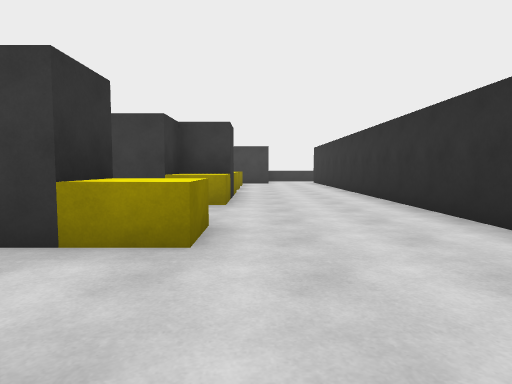
View 1 (above)

18 first-person views from a walk through a scene from a Unity 3-D project. The camera is 1.2 m above the floor, tilts 4° down and sees 75° across. Doors are open. The floor is counted in squares, 2 m on a side. Each view is taken from the middle of a square. On the plan, view 1 faces up. The plan holds only what a view shows up to about 10 squares ahead; the rest is blank. The place goes on beyond the plan. The player is left out.

View 2
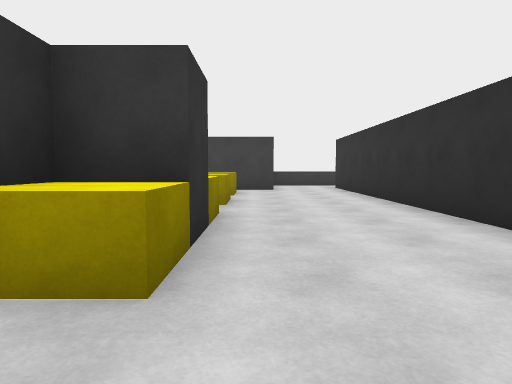

View 3
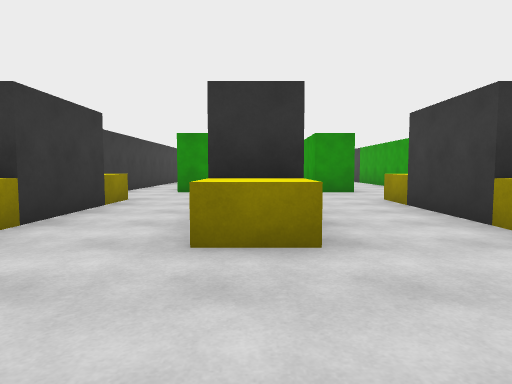

View 4
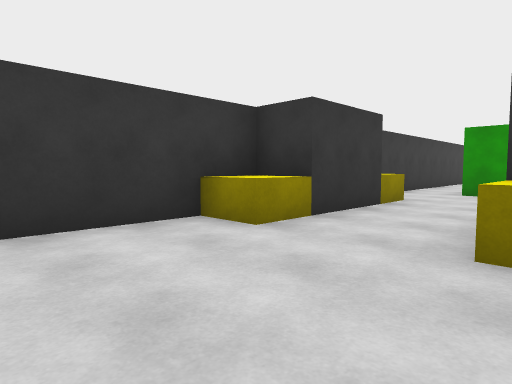

View 5
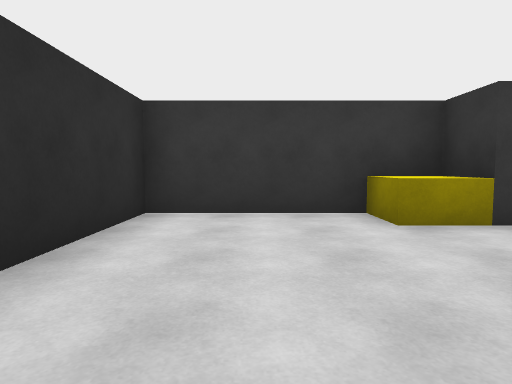

View 6
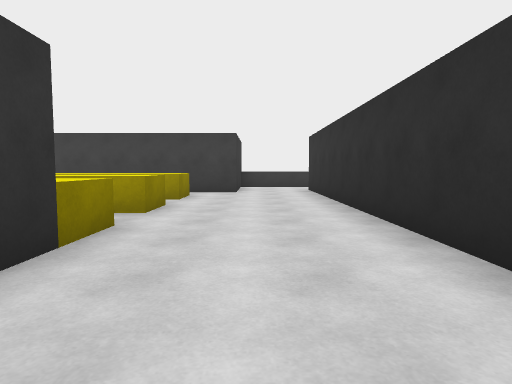

View 7
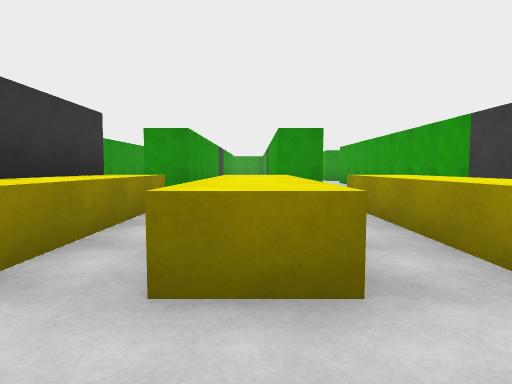

View 8
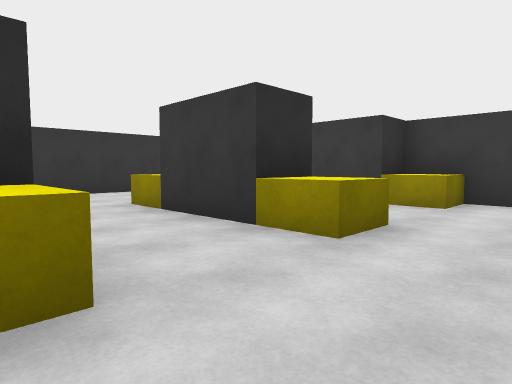

View 9
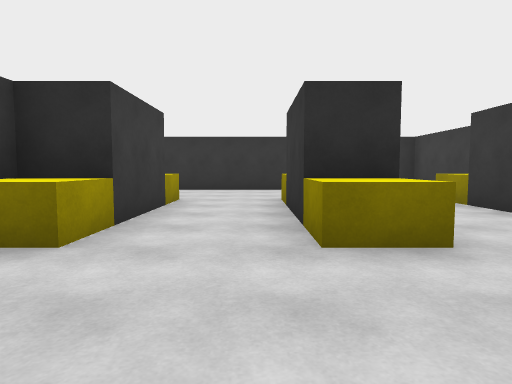

View 10
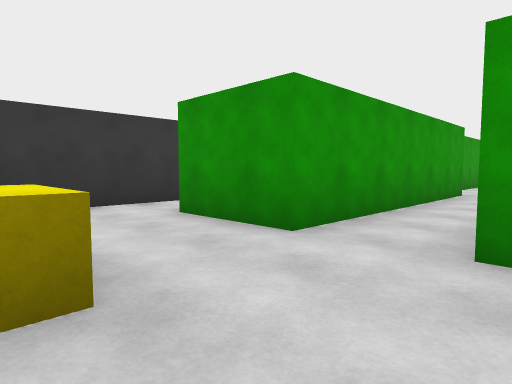

View 11
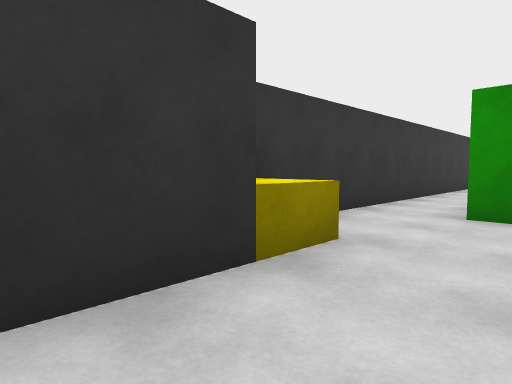

View 12
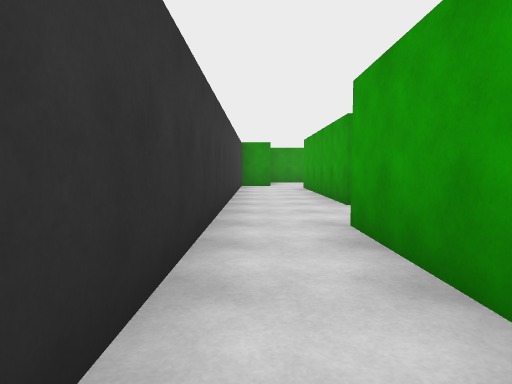

View 13
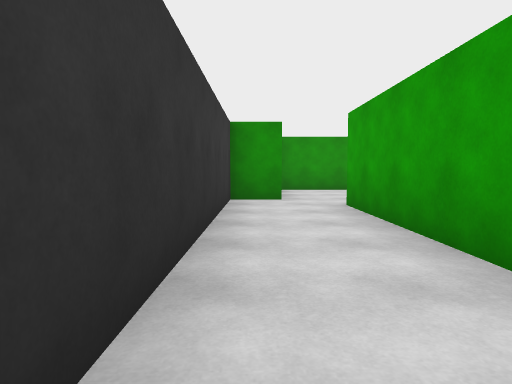

View 14
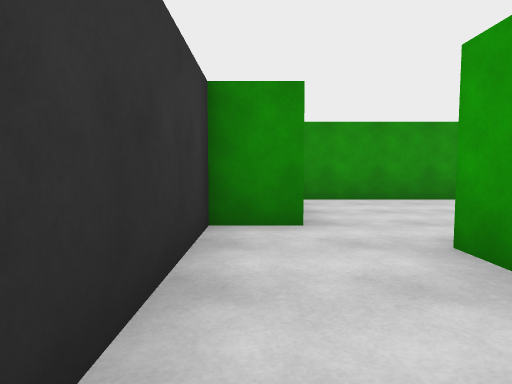

View 15
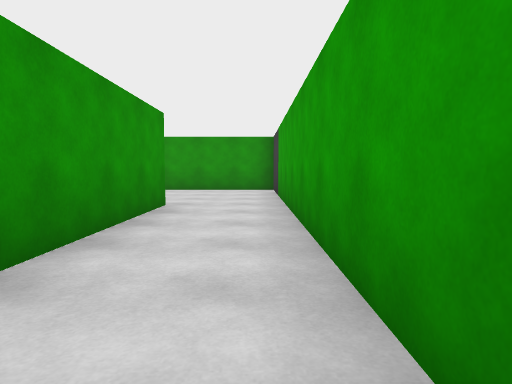

View 16
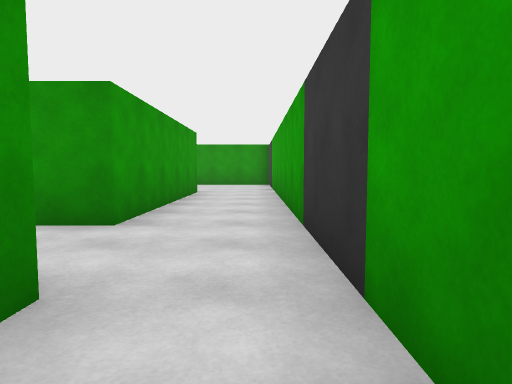

View 17
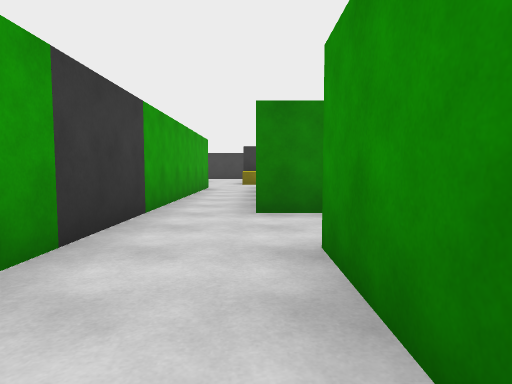

View 18
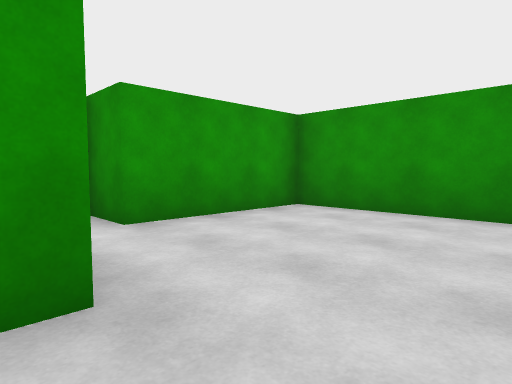

### Floor plan
Key: @ floor where view 1 was taken; # wall or solid block; . floor; D open door; ^ raised ledge; O other object.
Columns run from 24 left of view 1 to 3 right of it. Each row starts with its distance up from view 1.
 15                         #..
 14                ##########DD#
 13                         ...#
 12                     ^^^^...#
 11                ###   ......#
 10                     ^^^^...#
  9                      ......#
  8                ###  ^^^^...#
  7                     ####...#
  6                 ....O##O...#
  5 ##################.........#
  4 #..........................#
  3 #...........######..O##O...#
  2 #....#####..###  #.........#
  1 #...........###  #.........#
  0 ####................O##O@..#
 -1    #########################

Where each view was taken, in squares from view 1:
view 1: 0 up, 0 right, facing up
view 2: 4 up, 0 right, facing up
view 3: 3 up, 2 right, facing left
view 4: 3 up, 2 right, facing down-left
view 5: 4 up, 1 right, facing down
view 6: 5 up, 1 right, facing up
view 7: 10 up, 1 right, facing left
view 8: 6 up, 6 left, facing down-right
view 9: 4 up, 7 left, facing right
view 10: 5 up, 4 left, facing down-left
view 11: 2 up, 2 left, facing down-left
view 12: 0 up, 9 left, facing left
view 13: 0 up, 14 left, facing left
view 14: 0 up, 17 left, facing left
view 15: 4 up, 14 left, facing left
view 16: 4 up, 11 left, facing left
view 17: 3 up, 17 left, facing right
view 18: 4 up, 19 left, facing down-left
